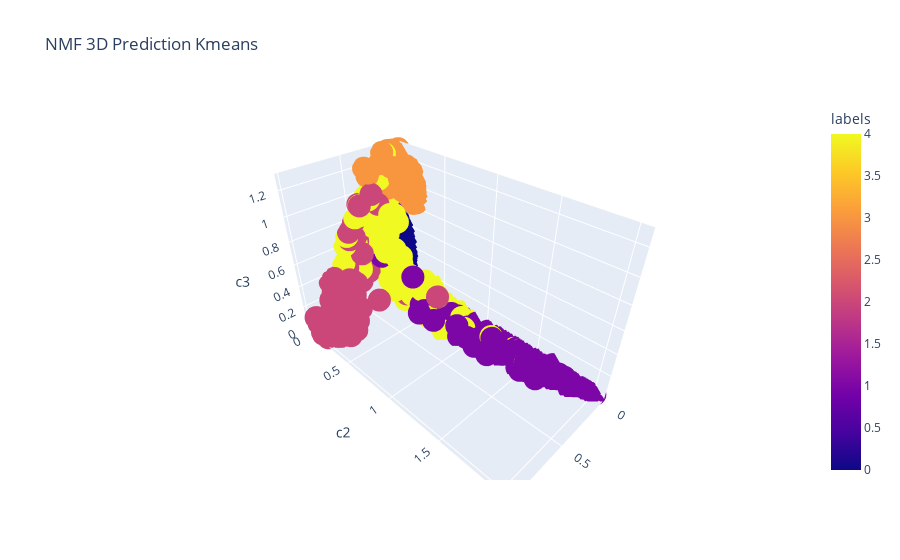

Notebook code cell kept with this figure:
### Code cell
import plotly.express as px
fig = px.scatter_3d(
    W_df, x='x1', y='x2', z='x3', color=W_df['labels'],
    labels={'x1': 'c1', 'x2': 'c2', 'x3': 'c3'}, title='NMF 3D Prediction Kmeans'
)
fig.show()

### Figure 1 — Plotly figure (JSON) as saved in the notebook; plotly's stock layout.template omitted (floating-point values rounded to 4 significant figures; data arrays with more than 128 entries replaced by an {"elided": "..."} marker saying what was removed)
{"data": [{"hovertemplate": "c1=%{x}<br>c2=%{y}<br>c3=%{z}<br>labels=%{marker.color}<extra></extra>", "legendgroup": "", "marker": {"color": {"elided": "1725 int values"}, "coloraxis": "coloraxis", "symbol": "circle"}, "mode": "markers", "name": "", "scene": "scene", "showlegend": false, "type": "scatter3d", "x": {"elided": "1725 float values"}, "y": {"elided": "1725 float values"}, "z": {"elided": "1725 float values"}}], "layout": {"coloraxis": {"colorbar": {"title": {"text": "labels"}}, "colorscale": [[0, "#0d0887"], [0.1111, "#46039f"], [0.2222, "#7201a8"], [0.3333, "#9c179e"], [0.4444, "#bd3786"], [0.5556, "#d8576b"], [0.6667, "#ed7953"], [0.7778, "#fb9f3a"], [0.8889, "#fdca26"], [1, "#f0f921"]]}, "legend": {"tracegroupgap": 0}, "scene": {"domain": {"x": [0, 1], "y": [0, 1]}, "xaxis": {"title": {"text": "c1"}}, "yaxis": {"title": {"text": "c2"}}, "zaxis": {"title": {"text": "c3"}}}, "title": {"text": "NMF 3D Prediction Kmeans"}}}
